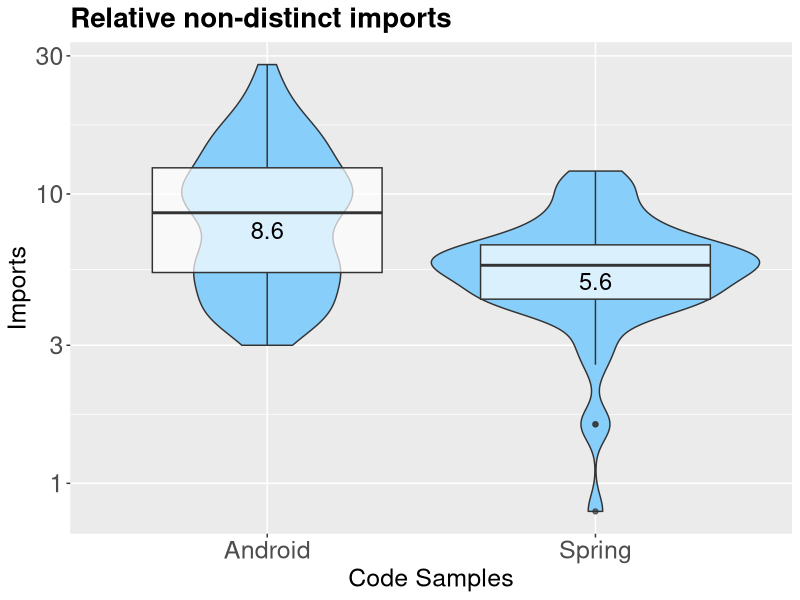
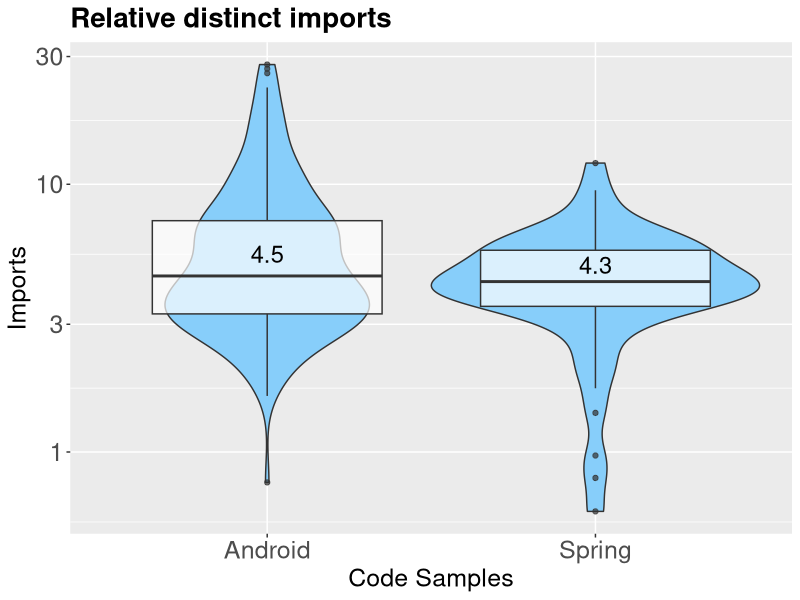
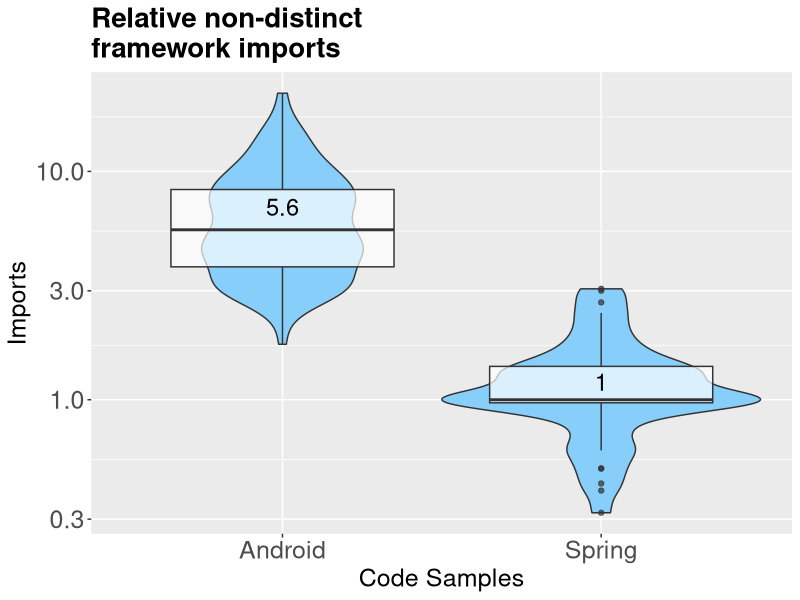
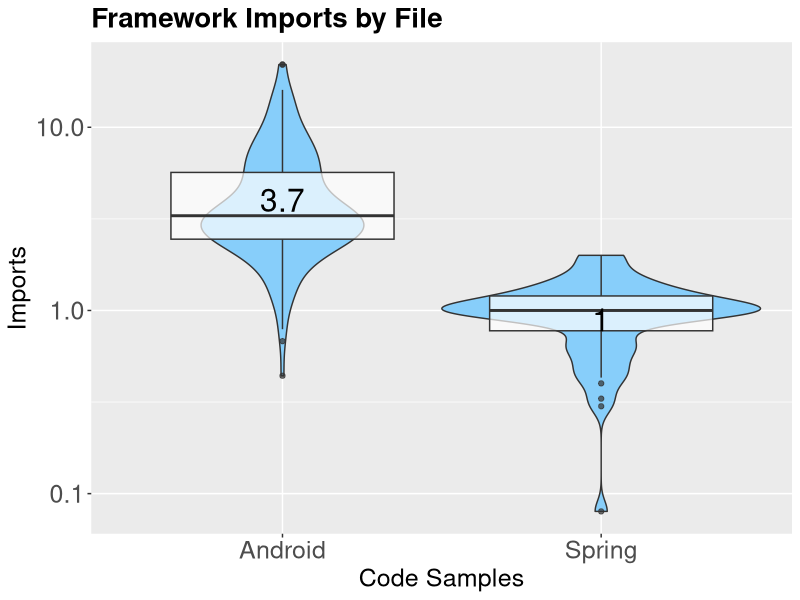
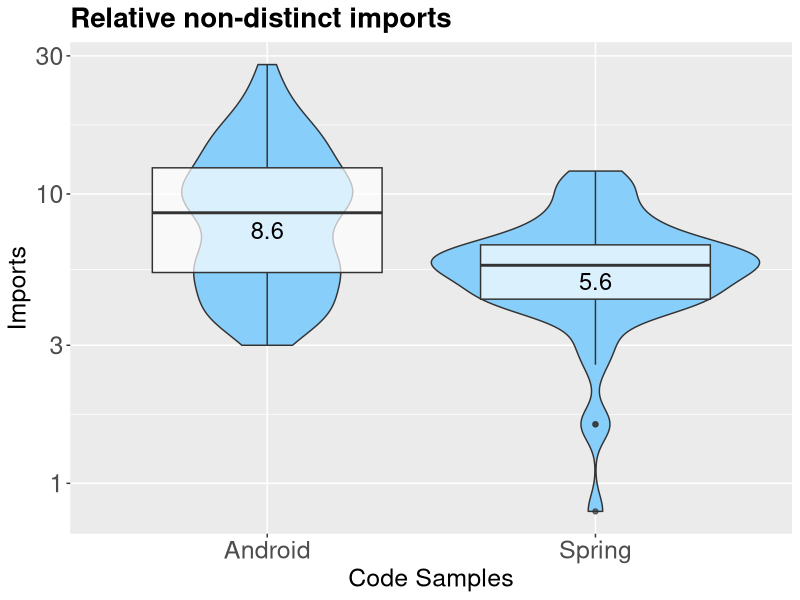
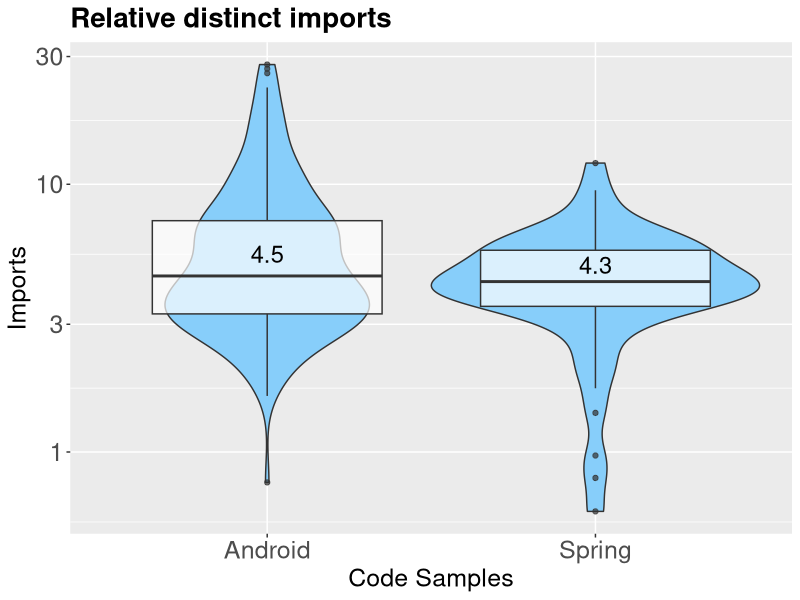
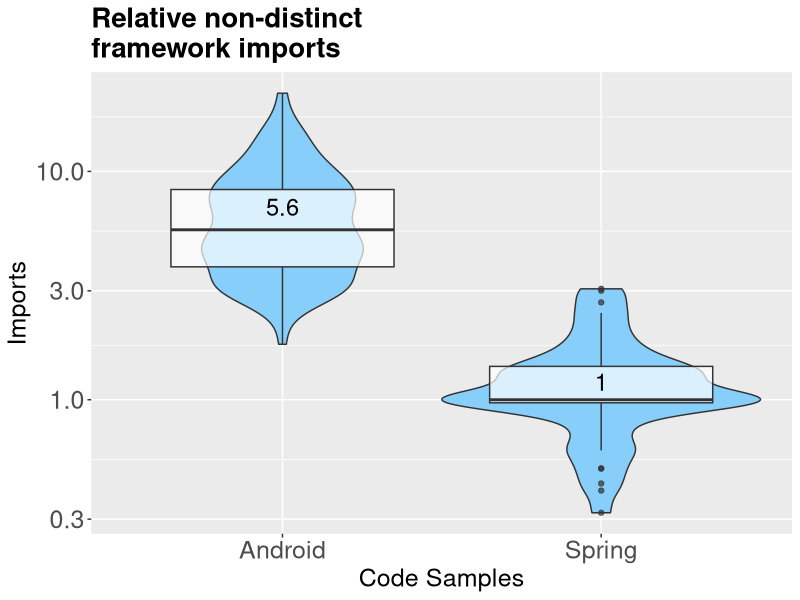
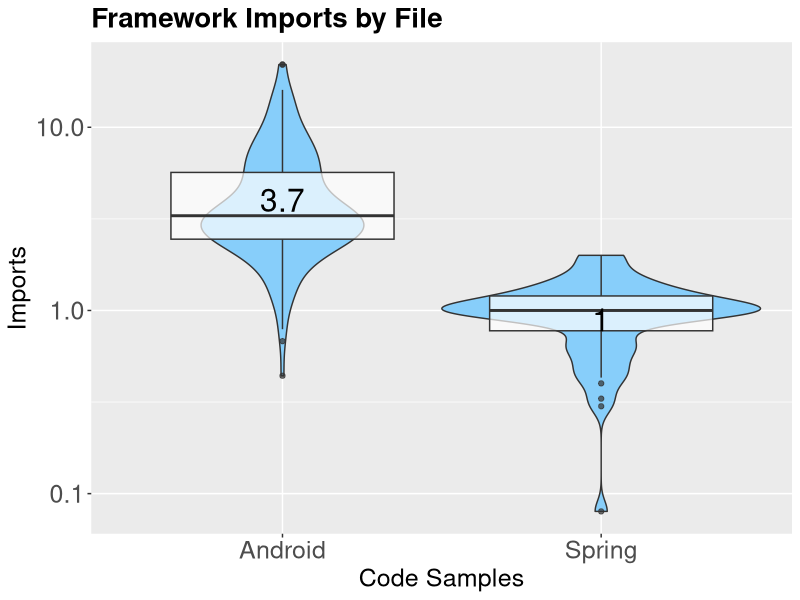

The R source for these figures, in order:
#library(effsize)
library(ggplot2)
#library(forcats)


setwd("C:\\Users\\dudur\\Documents\\gabrielsmenezes\\ic\\frameworkCodeSamples\\Graficos\\boxplotNumeroDeImports\\importsRelativosAoNumeroDeJava")

all=read.csv("numeroDeImports.csv", sep=",",header=T)

p1 <- ggplot(all, aes(factor(all$framework,levels = c("Android","Spring")), all$todos.nao.distintos)) + 
  geom_violin(width=1, trim=TRUE, fill="#87CEFA") + 
  scale_y_log10() +
  geom_boxplot(width=0.7,alpha=0.7) + ggtitle("Relative non-distinct imports") + xlab("Code Samples") + ylab("Imports") + 
  annotate("text", x = 1, y = 7.5, label = "8.6", size = 6) + 
  annotate("text", x = 2, y = 5, label = "5.6", size = 6) +
  theme(plot.title=element_text(size=20,face="bold") ,axis.title=element_text(size=18),axis.text=element_text(size=18))

p1

ggsave("totalImportsNonDistinct.pdf", width = 4.5, height = 4.5)


p1 <- ggplot(all, aes(factor(all$framework,levels = c("Android","Spring")), all$todos.distintos)) + 
  geom_violin(width=1, trim=TRUE, fill="#87CEFA") + 
  scale_y_log10() +
  geom_boxplot(width=0.7,alpha=0.7) + ggtitle("Relative distinct imports") + xlab("Code Samples") + ylab("Imports") + 
  annotate("text", x = 1, y = 5.5, label = "4.5", size = 6) + 
  annotate("text", x = 2, y = 5, label = "4.3", size = 6) +
  theme(plot.title=element_text(size=20,face="bold") ,axis.title=element_text(size=18),axis.text=element_text(size=18))

p1

ggsave("totalImportsDistinct.pdf", width = 4.5, height = 4.5)


p1 <- ggplot(all, aes(factor(all$framework,levels = c("Android","Spring")), all$apenas.do.framework.nao.distintos)) + 
  geom_violin(width=1, trim=TRUE, fill="#87CEFA") + 
  scale_y_log10() +
  geom_boxplot(width=0.7,alpha=0.7) + ggtitle("Relative non-distinct \nframework imports") + xlab("Code Samples") + ylab("Imports") + 
  annotate("text", x = 1, y = 7, label = "5.6", size = 6) + 
  annotate("text", x = 2, y = 1.2, label = "1", size = 6) +
  theme(plot.title=element_text(size=20,face="bold") ,axis.title=element_text(size=18),axis.text=element_text(size=18))

p1

ggsave("frameworkImportsNonDistinct.pdf", width = 4.5, height = 4.5)



p1 <- ggplot(all, aes(factor(all$framework,levels = c("Android","Spring")), all$apenas.do.framework.distinto)) + 
  geom_violin(width=1, trim=TRUE, fill="#87CEFA") + 
  scale_y_log10() +
  geom_boxplot(width=0.7,alpha=0.7) + ggtitle("Framework Imports by File") + xlab("Code Samples") + ylab("Imports") + 
  annotate("text", x = 1, y = 4, label = "3.7", size = 8) + 
  annotate("text", x = 2, y = 0.89, label = "1", size = 8) +
  theme(plot.title=element_text(size=20,face="bold") ,axis.title=element_text(size=18),axis.text=element_text(size=18))

p1

ggsave("frameworkImportsDistinct.pdf", width = 4.5, height = 4.5)
